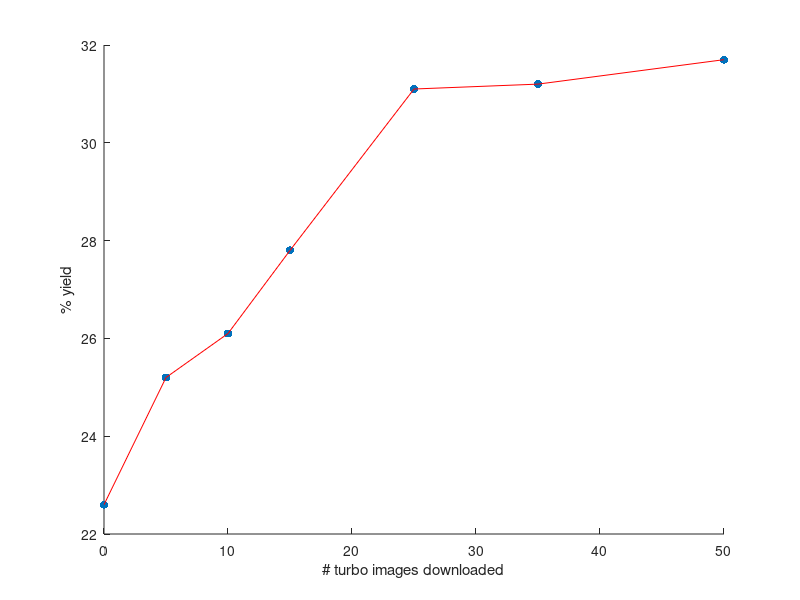

The MATLAB script that drew this image:
function resultsgraph()

close all;

% Graph
x = [0 5 10 15 25 35 50];
y = [22.6 25.2 26.1 27.8 31.1 31.2 31.7];

scatter(x,y,'filled'); hold on;
plot(x,y,'Color', 'red')
xlabel('# turbo images downloaded');
ylabel('% yield');

% % regression
% function error = negexp(t)
%     y_est = t(1) - t(2)*exp(-t(3)*x);
%     error = sum((y_est-y).^2);
% end
% 
% t = fminsearch(@negexp,[max(y) max(y)-min(y) 1],optimset('MaxFunEvals',99999,'MaxIter',9999));
% 
% x_fit = min(x):0.1:max(x);
% y_fit = t(1) - t(2)*exp(-t(3)*x_fit);
% 
% plot(x_fit,y_fit); hold off;

end

